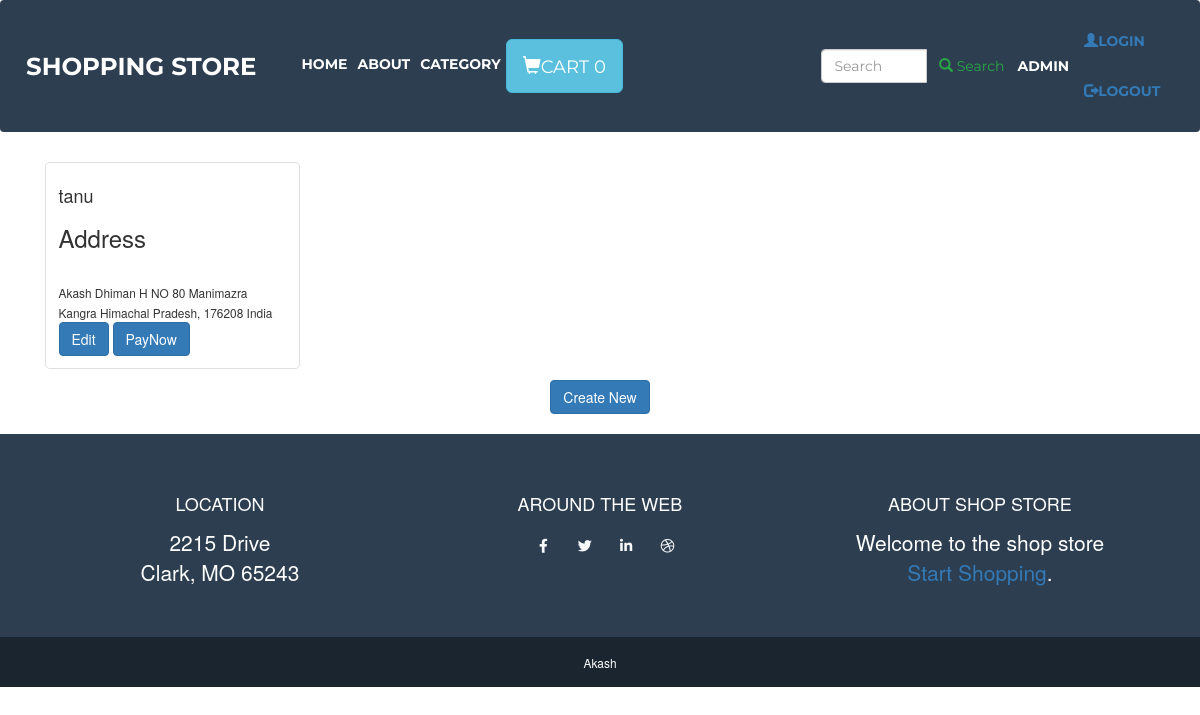
The page /address/addresslist (signed in) on the database its author committed.
### accounts/models.py (models this page shows, shortened)
class User(AbstractBaseUser):
    email       = models.EmailField(max_length=255, unique=True)
    username   = models.CharField(max_length=255, blank=True, null=True)
    first_name = models.CharField(max_length=30,
                                  help_text='First Name of the user.')
    last_name = models.CharField(max_length=30,
                                 help_text='Last Name of the user.')
    is_active   = models.BooleanField(default=True)
    staff       = models.BooleanField(default=False)
    admin       = models.BooleanField(default=False)
    timestamp   = models.DateTimeField(auto_now_add=True)
    USERNAME_FIELD = 'email'
    REQUIRED_FIELDS = ['username']
    objects = UserManager()

### address/models.py (models this page shows, shortened)
class Address(models.Model):
    address_profile = models.ForeignKey(User,on_delete=models.CASCADE)
    name            = models.CharField(max_length=120, null=True, blank=True, help_text='Shipping to? Who is it for?')
    nickname        = models.CharField(max_length=120, null=True, blank=True, help_text='Internal Reference Nickname')
    address_type    = models.CharField(max_length=120, choices=ADDRESS_TYPES)
    address_line_1  = models.CharField(max_length=120)
    address_line_2  = models.CharField(max_length=120, null=True, blank=True)
    city            = models.CharField(max_length=120)
    country         = models.CharField(max_length=120, default='India')
    state           = models.CharField(max_length=120)
    postal_code     = models.CharField(max_length=120)
    mobile_no       = models.IntegerField()
    def __str__(self):
        if self.nickname:
            return str(self.nickname)
        return str(self.address_line_1)
    def get_absolute_url(self):
        return reverse("address:address-update", kwargs={"pk": self.pk})
    def get_address(self):
        return "{for_name}\n{line1}\n{line2}\n{city}\n{state}, {postal}\n{country}".format(
                for_name = self.name or "",
                line1 = self.address_line_1,
                line2 = self.address_line_2 or "",
                city = self.city,
                state = self.state,
                postal= self.postal_code,
                country = self.country
            )

### address/views.py (the view)
# urls.py: path('addresslist', views.AddressListView.as_view(), name='address_list'),
class AddressListView(LoginRequiredMixin, ListView):
    template_name = 'address/list.html'
    def get_queryset(self):
        request = self.request
        user = User.objects.get(id=request.user.id)
        return Address.objects.filter(address_profile=user)

### cart/context_processor.py (called while the page is built)
def cart(request):
    cart = settings.CART_SESSION_ID
    return {'cart':cart}

### cart/templatetags/add_tags.py (called while the page is built)
@register.simple_tag
def cart_item_count(user,key):
    try:
        count = OrderProduct.objects.filter(owner__username =user,session_key=key,is_ordered=False)[0].items.count()
        return count
    except:
        return 0

### address/templates/address/list.html (shortened to what this page needs)
{% extends 'base/index.html' %} {% load static %} {% block pagecontent %}
<div class="container">
    <div class="row">
    {% for obj in object_list %}
        <div class='col-12 col-md-3 my-3'>
            <div class="card">
                <div class="card-body">
                    <h4 class="card-title">{{ obj }}</h4>
                    <h3>Address</h5>
                        <br/>
                        <small>{{ obj.get_address }}</small>
                        <br/>
                        <a href='{{ obj.get_absolute_url }}'class="btn btn-primary">Edit</a>
                        {% if  forloop.counter >= 1 %}
                        <a href="{% url  'cart:checkout' %}" class="btn btn-primary" id="paybtn" role="button">PayNow</a>
                        {% endif %}
                </div>
            </div>
        </div>
    </div>
    <div class="col-lg-12">
        <p class='lead text-center'>
            <a href='{% url "address:address" %}' class="btn btn-primary">Create New</a>
        </p>
    </div>
</div>
{% empty %}
<p class='lead text-center'>
    <a href='{% url "address:address" %}' class="btn btn-primary">Create New</a>
</p>
{% endfor %}
{% endblock %}

### templates/base/index.html (shortened to what this page needs)
<!DOCTYPE html> {% load static %} {% load add_tags   %}
<html lang="en">
<head>
  <link href="{% static 'vendor/fontawesome-free/css/all.min.css' %}" rel="stylesheet" type="text/css">
  <link href="{% static  'css/freelancer.min.css' %}" rel="stylesheet">
  <link rel="stylesheet" href="https://maxcdn.bootstrapcdn.com/bootstrap/3.4.0/css/bootstrap.min.css">
</head>
<body id="page-top">
  <nav class="navbar navbar-expand-lg bg-secondary text-uppercase fixed-top" id="mainNav">
    <div class="container">
      <a class="navbar-brand js-scroll-trigger" href="{% url 'products:list' %}">Shopping Store</a>
      <div class="collapse navbar-collapse" id="navbarResponsive">
        <ul class="navbar-nav mr-auto">
          <li class="nav-item active">
            <a class="nav-link" href="{% url 'products:list' %}">Home
            </a>
          </li>
          <li class="nav-item">
            <a class="nav-link" href="{% url 'products:about' %}">About</a>
          </li>
          <li class="nav-item">
            <a class="nav-link" href="{% url 'category:category_list' %}">Category</a>
          </li>
          <li class="nav-item">
            {% if  request.user.is_authenticated %}
                <a href="{% url 'cart:order_summary' %}" class="btn btn-info btn-lg">
                  <span class="glyphicon glyphicon-shopping-cart"></span>Cart {% cart_item_count user=request.user.username key='cart'  %}
                </a>
            {% else  %}
              <a href="{% url 'cart:order_summary' %}" class="btn btn-info btn-lg">
                   <span class="glyphicon glyphicon-shopping-cart"></span>Cart {% cart_item_count user=None key=cart %}
            </a>
            {% endif %}
          </li>
        </ul>
      </div>
    </div>
    {% include 'search/search-form.html' %}
    {% if  request.user.is_authenticated %}
         <span style="color: white"> {{request.user.username}}</span>
    {% endif %}
    <ul class="nav navbar-nav navbar-right">
      <li>
              <a href="{% url 'accounts:login' %}">
                <span class="glyphicon glyphicon-user"></span>Login
              </a>
      </li>
      {% if  request.user.is_authenticated %}
      <li>
          <a href="{% url 'accounts:logout' %}">
              <span class="glyphicon glyphicon-log-out"></span>Logout
            </a>
      </li>
      {% endif %}
    </ul>
  </nav>
  {% block pagecontent %} {% endblock %}
  <footer class="footer text-center">
    <div class="container">
      <div class="row">
        <div class="col-lg-4 mb-5 mb-lg-0">
          <h4 class="text-uppercase mb-4">Location</h4>
          <p class="lead mb-0">2215  Drive
            <br>Clark, MO 65243</p>
        </div>
        <div class="col-lg-4 mb-5 mb-lg-0">
          <h4 class="text-uppercase mb-4">Around the Web</h4>
          <a class="btn btn-outline-light btn-social mx-1" href="#">
            <i class="fab fa-fw fa-facebook-f"></i>
          </a>
          <a class="btn btn-outline-light btn-social mx-1" href="#">
            <i class="fab fa-fw fa-twitter"></i>
          </a>
          <a class="btn btn-outline-light btn-social mx-1" href="#">
            <i class="fab fa-fw fa-linkedin-in"></i>
          </a>
          <a class="btn btn-outline-light btn-social mx-1" href="#">
            <i class="fab fa-fw fa-dribbble"></i>
          </a>
        </div>
        <div class="col-lg-4">
          <h4 class="text-uppercase mb-4">About shop Store</h4>
          <p class="lead mb-0">Welcome  to the shop store<br>
            <a href="#">Start Shopping</a>.</p>
        </div>
      </div>
    </div>
  </footer>
  <section class="copyright py-4 text-center text-white">
    <div class="container">
      <small>Akash </small>
    </div>
  </section>
</body>
</html>

### rows shown on the page
User: username "0", user.username "ADMIN"
Address: nickname "tanu", get_address "Akash Dhiman H NO 80 Manimazra Kangra Himachal Pradesh, 176208 India"
